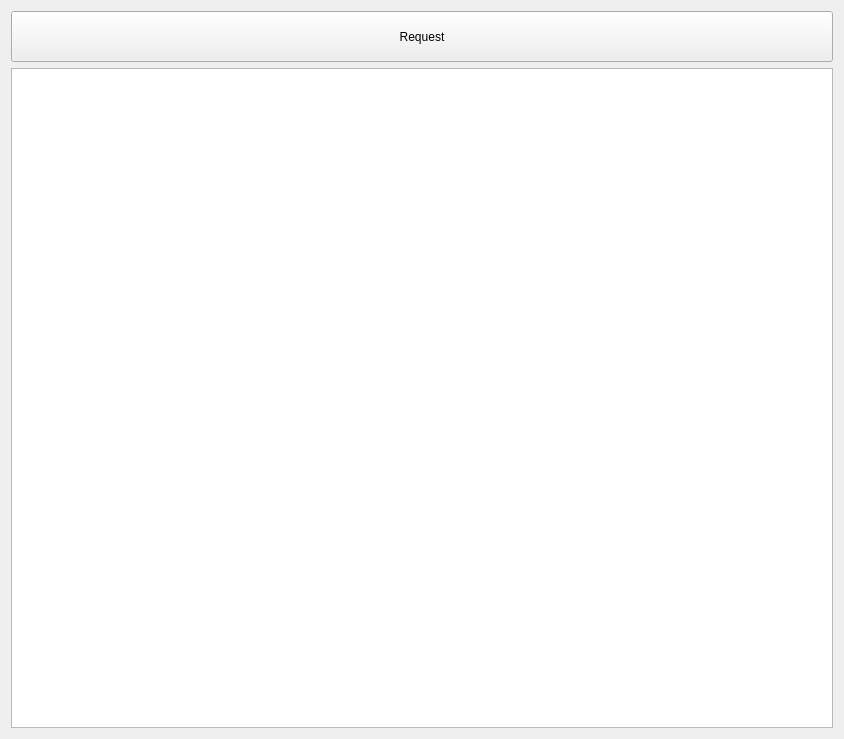
<?xml version="1.0" encoding="UTF-8"?>
<ui version="4.0">
 <class>NetworkRequestTest</class>
 <widget class="QWidget" name="NetworkRequestTest">
  <property name="geometry">
   <rect>
    <x>0</x>
    <y>0</y>
    <width>844</width>
    <height>739</height>
   </rect>
  </property>
  <property name="windowTitle">
   <string>NetworkRequestTest</string>
  </property>
  <layout class="QVBoxLayout" name="verticalLayout">
   <item>
    <widget class="QPushButton" name="pushButton">
     <property name="minimumSize">
      <size>
       <width>0</width>
       <height>51</height>
      </size>
     </property>
     <property name="text">
      <string>Request</string>
     </property>
    </widget>
   </item>
   <item>
    <widget class="QTextBrowser" name="textBrowser"/>
   </item>
  </layout>
 </widget>
 <resources/>
 <connections/>
</ui>
